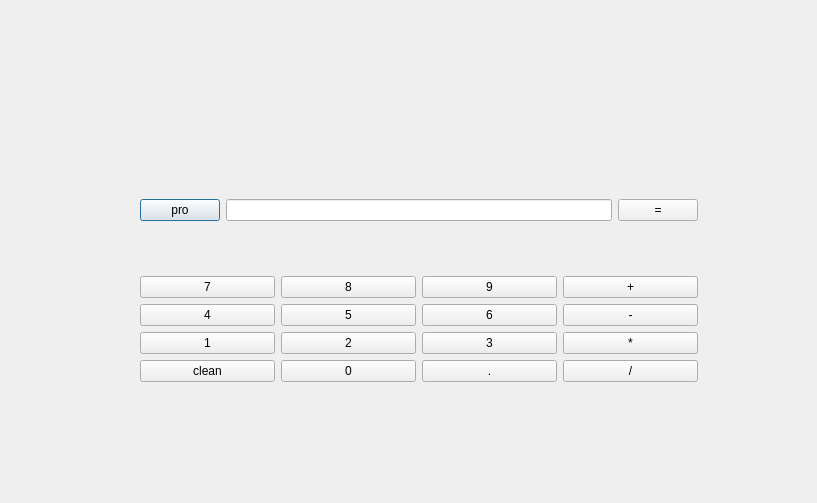
<?xml version="1.0" encoding="UTF-8"?>
<ui version="4.0">
 <class>Dialog</class>
 <widget class="QDialog" name="Dialog">
  <property name="geometry">
   <rect>
    <x>0</x>
    <y>0</y>
    <width>817</width>
    <height>503</height>
   </rect>
  </property>
  <property name="windowTitle">
   <string>Dialog</string>
  </property>
  <widget class="QWidget" name="verticalLayoutWidget_4">
   <property name="geometry">
    <rect>
     <x>140</x>
     <y>150</y>
     <width>558</width>
     <height>281</height>
    </rect>
   </property>
   <layout class="QVBoxLayout" name="verticalLayout_5">
    <item>
     <layout class="QHBoxLayout" name="horizontalLayout">
      <item>
       <widget class="QPushButton" name="pushButton">
        <property name="text">
         <string>pro</string>
        </property>
       </widget>
      </item>
      <item>
       <widget class="QLineEdit" name="lineEdit"/>
      </item>
      <item>
       <widget class="QPushButton" name="btnDengyu">
        <property name="text">
         <string>=</string>
        </property>
       </widget>
      </item>
     </layout>
    </item>
    <item>
     <layout class="QHBoxLayout" name="horizontalLayout_4">
      <item>
       <layout class="QGridLayout" name="gridLayout">
        <item row="2" column="2">
         <widget class="QPushButton" name="btn3">
          <property name="text">
           <string>3</string>
          </property>
         </widget>
        </item>
        <item row="3" column="2">
         <widget class="QPushButton" name="btnDot">
          <property name="text">
           <string>.</string>
          </property>
         </widget>
        </item>
        <item row="3" column="0">
         <widget class="QPushButton" name="btnClear">
          <property name="text">
           <string>clean</string>
          </property>
         </widget>
        </item>
        <item row="1" column="3">
         <widget class="QPushButton" name="btnLose">
          <property name="text">
           <string>-</string>
          </property>
         </widget>
        </item>
        <item row="3" column="1">
         <widget class="QPushButton" name="btn0">
          <property name="text">
           <string>0</string>
          </property>
         </widget>
        </item>
        <item row="0" column="2">
         <widget class="QPushButton" name="btn9">
          <property name="text">
           <string>9</string>
          </property>
         </widget>
        </item>
        <item row="0" column="0">
         <widget class="QPushButton" name="btn7">
          <property name="text">
           <string>7</string>
          </property>
         </widget>
        </item>
        <item row="0" column="3">
         <widget class="QPushButton" name="btnPlus">
          <property name="text">
           <string>+</string>
          </property>
         </widget>
        </item>
        <item row="1" column="2">
         <widget class="QPushButton" name="btn6">
          <property name="text">
           <string>6</string>
          </property>
         </widget>
        </item>
        <item row="2" column="0">
         <widget class="QPushButton" name="btn1">
          <property name="text">
           <string>1</string>
          </property>
         </widget>
        </item>
        <item row="2" column="3">
         <widget class="QPushButton" name="btnCheng">
          <property name="text">
           <string>*</string>
          </property>
         </widget>
        </item>
        <item row="3" column="3">
         <widget class="QPushButton" name="btnChu">
          <property name="text">
           <string>/</string>
          </property>
         </widget>
        </item>
        <item row="1" column="1">
         <widget class="QPushButton" name="btn5">
          <property name="text">
           <string>5</string>
          </property>
         </widget>
        </item>
        <item row="0" column="1">
         <widget class="QPushButton" name="btn8">
          <property name="text">
           <string>8</string>
          </property>
         </widget>
        </item>
        <item row="2" column="1">
         <widget class="QPushButton" name="btn2">
          <property name="text">
           <string>2</string>
          </property>
         </widget>
        </item>
        <item row="1" column="0">
         <widget class="QPushButton" name="btn4">
          <property name="text">
           <string>4</string>
          </property>
         </widget>
        </item>
       </layout>
      </item>
     </layout>
    </item>
   </layout>
  </widget>
 </widget>
 <resources/>
 <connections/>
</ui>
